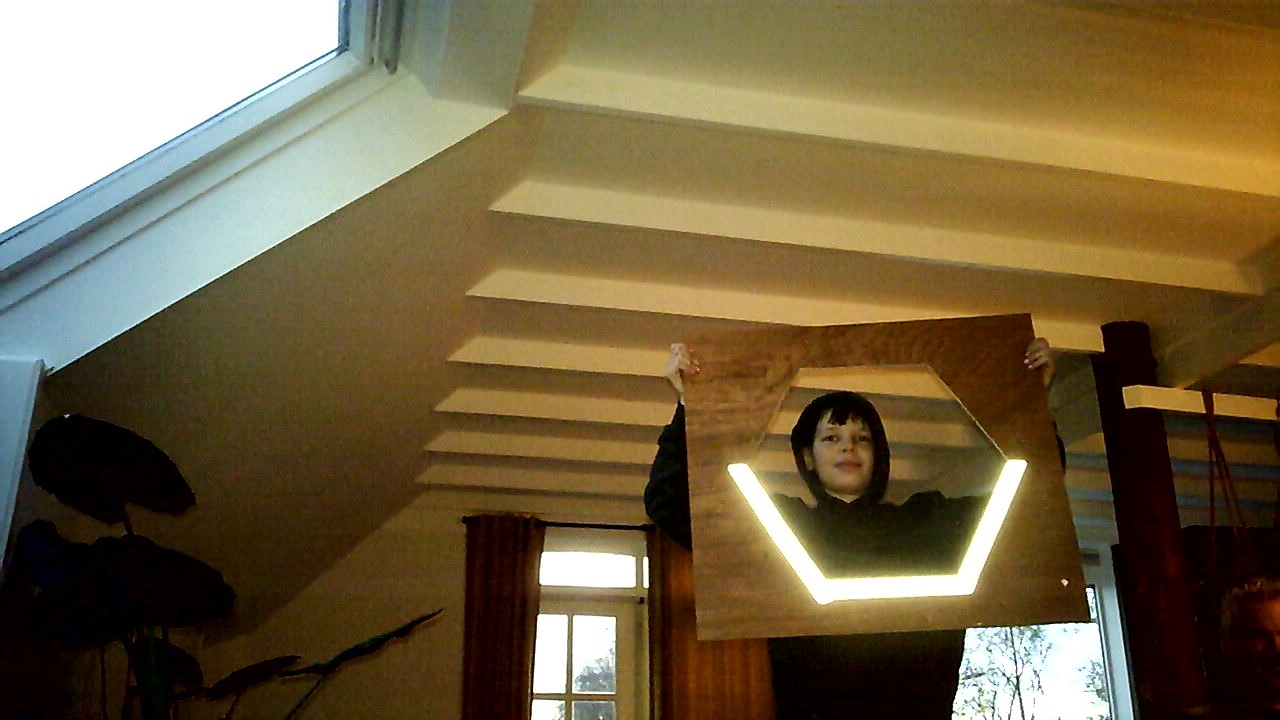
#> input picture testing_images/power_generator/WIN_20200119_17_03_22_Pro.jpg, 1280 x 720 px
$ python -i grip.py   (imports and definitions only)   (older library calls are emulated)
#> lines starting #> are read from the running program, lines starting #| are printed output that depends on the picture; after the words box and inside, x2 and y2 are one past the last pixel; in counts of white or black regions, pixels touching at a corner belong together
import cv2
import numpy
import math
from enum import Enum

class GripPipeline:
    """
    An OpenCV pipeline generated by GRIP.
    """

    def __init__(self):
        """initializes all values to presets or None if need to be set
        """

        self.__hsl_threshold_hue = [48.561151079136685, 93.99317406143345]
        self.__hsl_threshold_saturation = [146.76258992805754, 255.0]
        self.__hsl_threshold_luminance = [87.14028776978417, 255.0]

        self.hsl_threshold_output = None

        self.__find_contours_input = self.hsl_threshold_output
        self.__find_contours_external_only = False

        self.find_contours_output = None

        self.__filter_contours_contours = self.find_contours_output
        self.__filter_contours_min_area = 200.0
        self.__filter_contours_min_perimeter = 0
        self.__filter_contours_min_width = 0
        self.__filter_contours_max_width = 1000
        self.__filter_contours_min_height = 0
        self.__filter_contours_max_height = 1000
        self.__filter_contours_solidity = [0, 100]
        self.__filter_contours_max_vertices = 1000000
        self.__filter_contours_min_vertices = 0
        self.__filter_contours_min_ratio = 0
        self.__filter_contours_max_ratio = 1000

        self.filter_contours_output = None


    def process(self, source0):
        """
        Runs the pipeline and sets all outputs to new values.
        """
        # Step HSL_Threshold0:
        self.__hsl_threshold_input = source0
        (self.hsl_threshold_output) = self.__hsl_threshold(self.__hsl_threshold_input, self.__hsl_threshold_hue, self.__hsl_threshold_saturation, self.__hsl_threshold_luminance)

        # Step Find_Contours0:
        self.__find_contours_input = self.hsl_threshold_output
        (self.find_contours_output) = self.__find_contours(self.__find_contours_input, self.__find_contours_external_only)

        # Step Filter_Contours0:
        self.__filter_contours_contours = self.find_contours_output
        (self.filter_contours_output) = self.__filter_contours(self.__filter_contours_contours, self.__filter_contours_min_area, self.__filter_contours_min_perimeter, self.__filter_contours_min_width, self.__filter_contours_max_width, self.__filter_contours_min_height, self.__filter_contours_max_height, self.__filter_contours_solidity, self.__filter_contours_max_vertices, self.__filter_contours_min_vertices, self.__filter_contours_min_ratio, self.__filter_contours_max_ratio)


    @staticmethod
    def __hsl_threshold(input, hue, sat, lum):
        """Segment an image based on hue, saturation, and luminance ranges.
        Args:
            input: A BGR numpy.ndarray.
            hue: A list of two numbers the are the min and max hue.
            sat: A list of two numbers the are the min and max saturation.
            lum: A list of two numbers the are the min and max luminance.
        Returns:
            A black and white numpy.ndarray.
        """
        out = cv2.cvtColor(input, cv2.COLOR_BGR2HLS)
        return cv2.inRange(out, (hue[0], lum[0], sat[0]),  (hue[1], lum[1], sat[1]))

    @staticmethod
    def __find_contours(input, external_only):
        """Sets the values of pixels in a binary image to their distance to the nearest black pixel.
        Args:
            input: A numpy.ndarray.
            external_only: A boolean. If true only external contours are found.
        Return:
            A list of numpy.ndarray where each one represents a contour.
        """
        if(external_only):
            mode = cv2.RETR_EXTERNAL
        else:
            mode = cv2.RETR_LIST
        method = cv2.CHAIN_APPROX_SIMPLE
        im2, contours, hierarchy =cv2.findContours(input, mode=mode, method=method)
        return contours

    @staticmethod
    def __filter_contours(input_contours, min_area, min_perimeter, min_width, max_width,
                        min_height, max_height, solidity, max_vertex_count, min_vertex_count,
                        min_ratio, max_ratio):
        """Filters out contours that do not meet certain criteria.
        Args:
            input_contours: Contours as a list of numpy.ndarray.
            min_area: The minimum area of a contour that will be kept.
            min_perimeter: The minimum perimeter of a contour that will be kept.
            min_width: Minimum width of a contour.
            max_width: MaxWidth maximum width.
            min_height: Minimum height.
            max_height: Maximimum height.
            solidity: The minimum and maximum solidity of a contour.
            min_vertex_count: Minimum vertex Count of the contours.
            max_vertex_count: Maximum vertex Count.
            min_ratio: Minimum ratio of width to height.
            max_ratio: Maximum ratio of width to height.
        Returns:
            Contours as a list of numpy.ndarray.
        """
        output = []
        for contour in input_contours:
            x,y,w,h = cv2.boundingRect(contour)
            if (w < min_width or w > max_width):
                continue
            if (h < min_height or h > max_height):
                continue
            area = cv2.contourArea(contour)
            if (area < min_area):
                continue
            if (cv2.arcLength(contour, True) < min_perimeter):
                continue
            hull = cv2.convexHull(contour)
            solid = 100 * area / cv2.contourArea(hull)
            if (solid < solidity[0] or solid > solidity[1]):
                continue
            if (len(contour) < min_vertex_count or len(contour) > max_vertex_count):
                continue
            ratio = (float)(w) / h
            if (ratio < min_ratio or ratio > max_ratio):
                continue
            output.append(contour)
        return output

>>> import cv2
>>> picture = cv2.imread('testing_images/power_generator/WIN_20200119_17_03_22_Pro.jpg')
#> picture is the input picture: shape (720, 1280, 3); mean B, G, R 66.5, 98.9, 115.5
>>> result = GripPipeline().process(picture)
#> in __hsl_threshold, `out = cv2.cvtColor(input, cv2.COLOR_BGR2HLS)`: out: shape (720, 1280, 3); mean of channels 0, 1, 2 29.7, 91.3, 139.2
#> in __hsl_threshold, `return cv2.inRange(out, (hue[0], lum[0], sat[0]),  (hue[1], lum[1], sa..`:
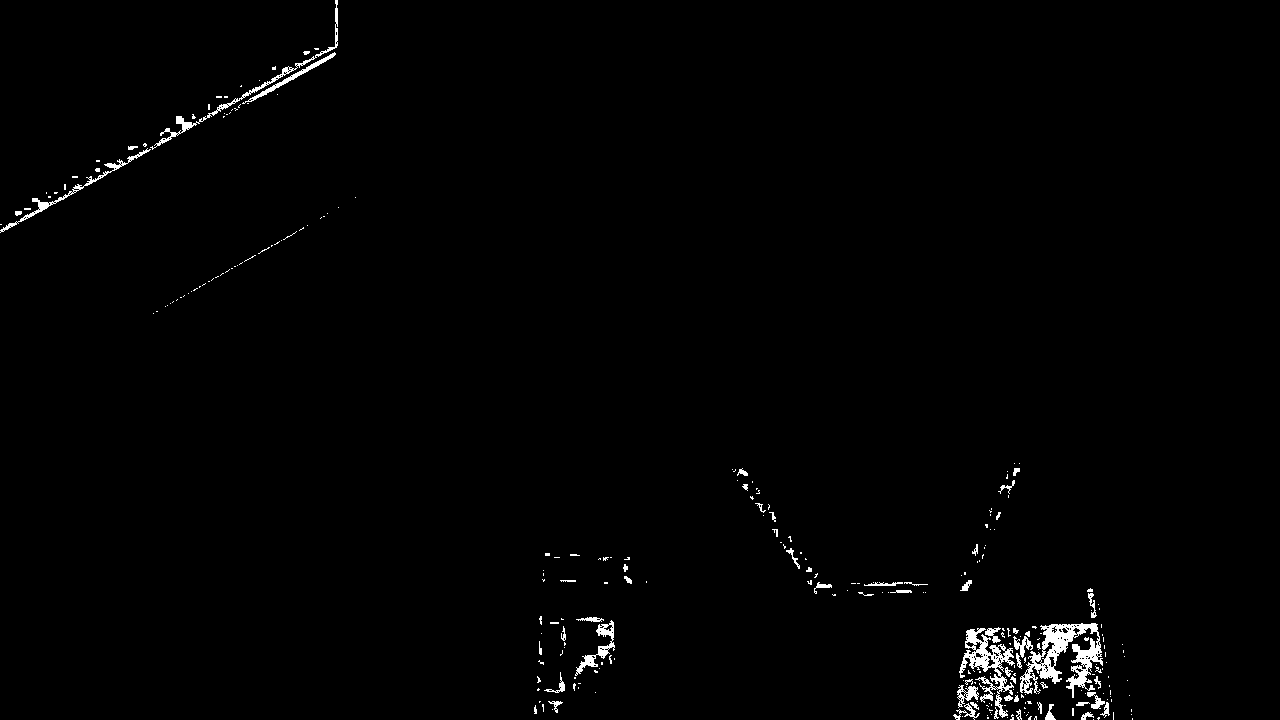
#> returned value: shape (720, 1280); 1.1% white; 283 white regions (224 under 20 px), largest, box (x1, y1, x2, y2) and area: (1020, 623, 1103, 698) 2481, (959, 628, 1015, 718) 1525, (150, 0, 338, 150) 880

$ run again, on testing_images/power_generator/WIN_20200119_17_03_25_Pro.jpg
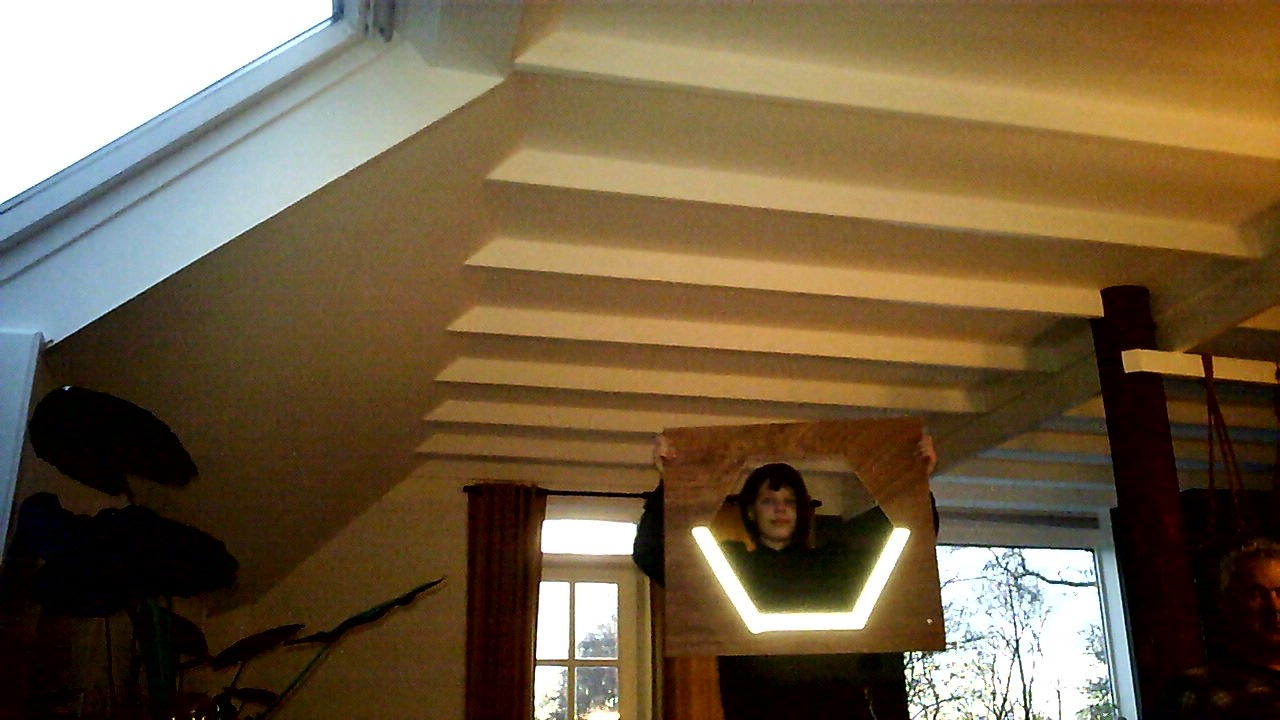
#> input picture testing_images/power_generator/WIN_20200119_17_03_25_Pro.jpg, 1280 x 720 px
#> picture is the input picture: shape (720, 1280, 3); mean B, G, R 67.4, 95.3, 114.2
#> out: shape (720, 1280, 3); mean of channels 0, 1, 2 29.7, 91, 137.1
#> in __hsl_threshold, `return cv2.inRange(out, (hue[0], lum[0], sat[0]),  (hue[1], lum[1], sa..`:
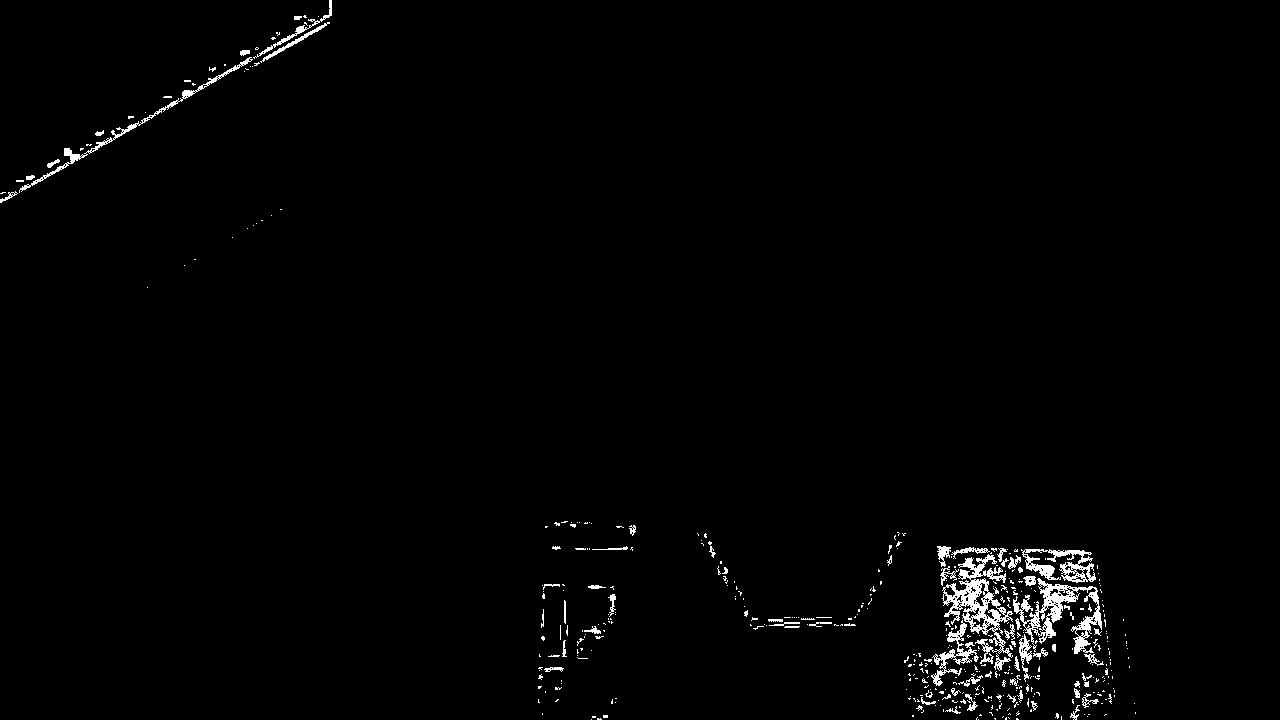
#> returned value: shape (720, 1280); 1.4% white; 439 white regions (370 under 20 px), largest, box (x1, y1, x2, y2) and area: (942, 554, 1013, 664) 2463, (1013, 578, 1102, 654) 2087, (1021, 549, 1096, 583) 1065

$ run again, on testing_images/power_generator/WIN_20200119_17_03_28_Pro.jpg
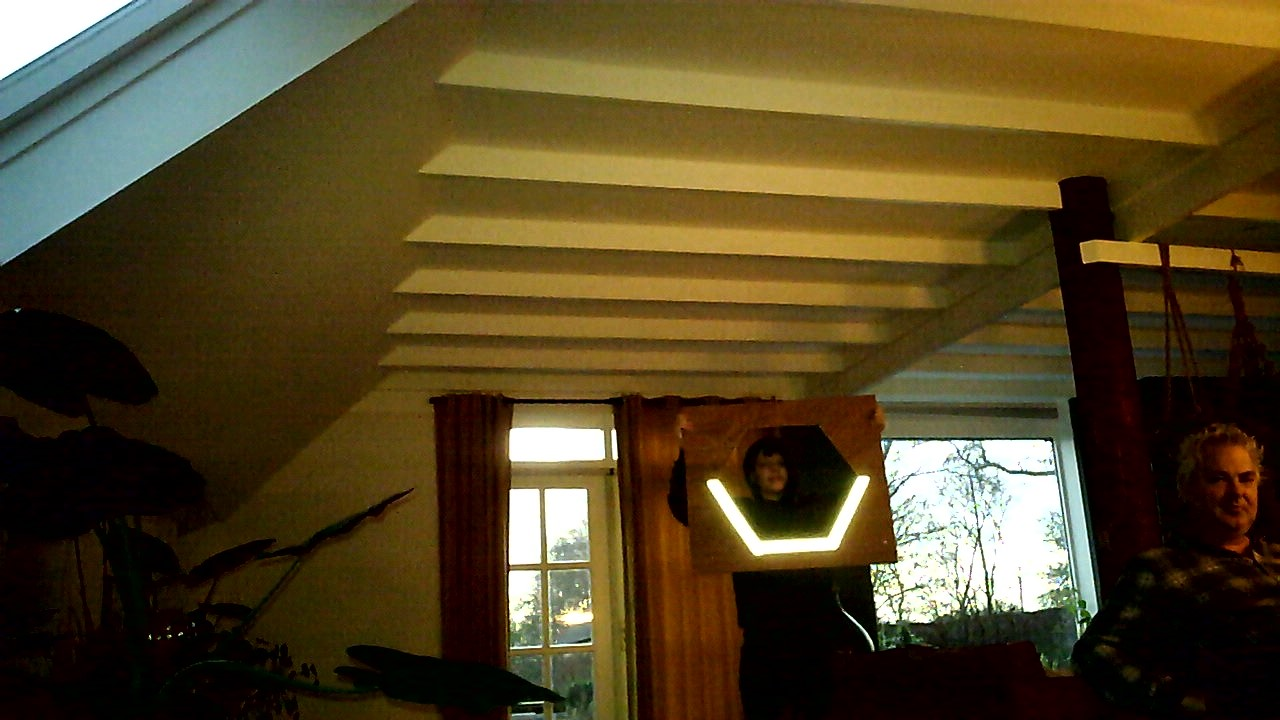
#> input picture testing_images/power_generator/WIN_20200119_17_03_28_Pro.jpg, 1280 x 720 px
#> picture is the input picture: shape (720, 1280, 3); mean B, G, R 36.3, 68.8, 83.5
#> out: shape (720, 1280, 3); mean of channels 0, 1, 2 31.4, 60.3, 179.5
#> in __hsl_threshold, `return cv2.inRange(out, (hue[0], lum[0], sat[0]),  (hue[1], lum[1], sa..`:
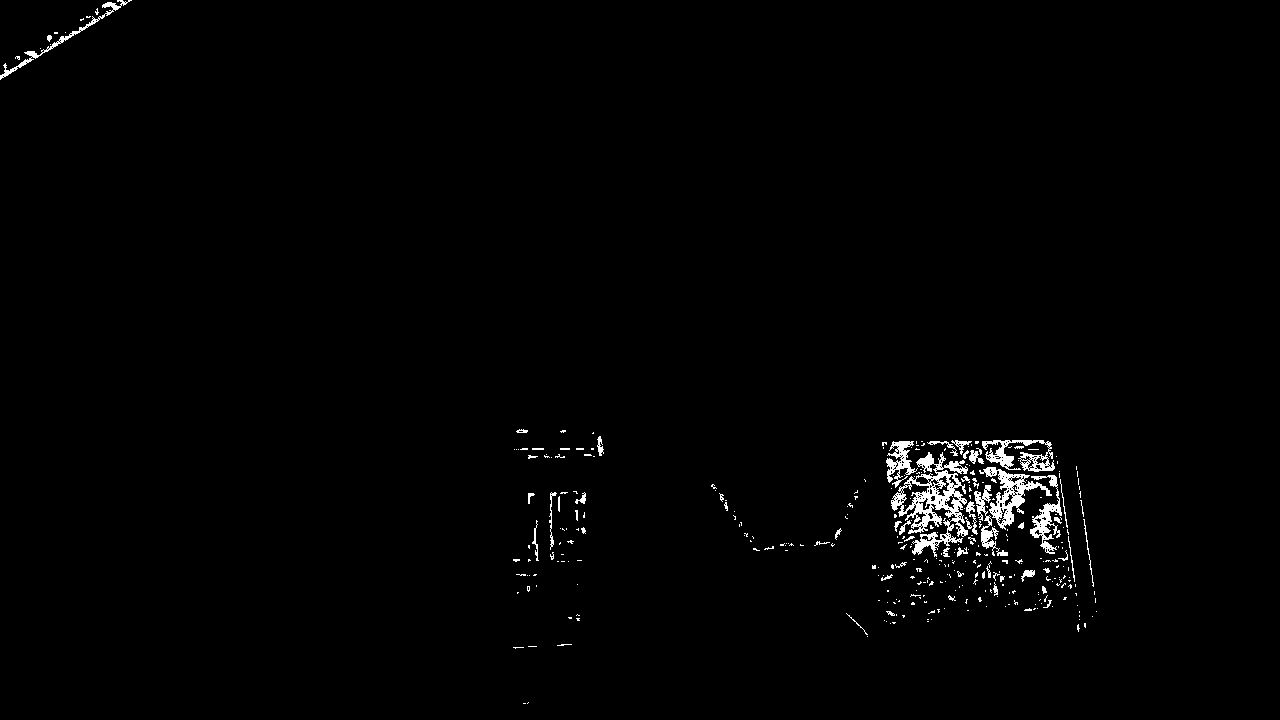
#> returned value: shape (720, 1280); 1.2% white; 348 white regions (291 under 20 px), largest, box (x1, y1, x2, y2) and area: (891, 452, 968, 557) 2999, (979, 467, 1052, 530) 1282, (982, 440, 1055, 472) 959
